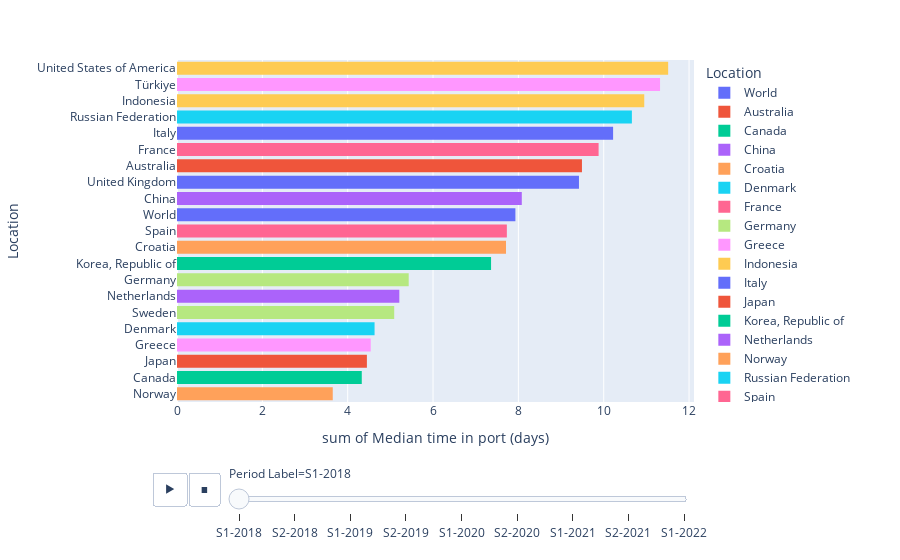

This figure's notebook cell:
### Markdown cell above
Now we will show over the years from 2018, the number of port calls by region

### Code cell
fig = px.histogram(df_ports, y="Location", x="Median time in port (days)", orientation= "h",
             animation_frame="Period Label", 
             #range_x=[0,4000000000], 
                color="Location",)
fig.update_yaxes(categoryorder='sum ascending')

fig.show()

### Figure 1 — Plotly figure (JSON) as saved in the notebook; plotly's stock layout.template omitted (floating-point values rounded to 4 significant figures)
{"data": [{"alignmentgroup": "True", "bingroup": "y", "histfunc": "sum", "hovertemplate": "Location=%{y}<br>Period Label=S1-2018<br>sum of Median time in port (days)=%{x}<extra></extra>", "legendgroup": "World", "marker": {"color": "#636efa", "pattern": {"shape": ""}}, "name": "World", "offsetgroup": "World", "orientation": "h", "showlegend": true, "type": "histogram", "x": [0.97, null, 0.94, 0.69, 1.12, 2.1, null, 1, 1.11], "xaxis": "x", "y": ["World", "World", "World", "World", "World", "World", "World", "World", "World"], "yaxis": "y"}, {"alignmentgroup": "True", "bingroup": "y", "histfunc": "sum", "hovertemplate": "Location=%{y}<br>Period Label=S1-2018<br>sum of Median time in port (days)=%{x}<extra></extra>", "legendgroup": "Australia", "marker": {"color": "#EF553B", "pattern": {"shape": ""}}, "name": "Australia", "offsetgroup": "Australia", "orientation": "h", "showlegend": true, "type": "histogram", "x": [1.49, null, 1.34, 1.19, 1.69, 1.68, null, 0.87, 1.23], "xaxis": "x", "y": ["Australia", "Australia", "Australia", "Australia", "Australia", "Australia", "Australia", "Australia", "Australia"], "yaxis": "y"}, {"alignmentgroup": "True", "bingroup": "y", "histfunc": "sum", "hovertemplate": "Location=%{y}<br>Period Label=S1-2018<br>sum of Median time in port (days)=%{x}<extra></extra>", "legendgroup": "Canada", "marker": {"color": "#00cc96", "pattern": {"shape": ""}}, "name": "Canada", "offsetgroup": "Canada", "orientation": "h", "showlegend": true, "type": "histogram", "x": [0.84, null, 1.18, 1.48, 0.28, 0.55, null], "xaxis": "x", "y": ["Canada", "Canada", "Canada", "Canada", "Canada", "Canada", "Canada"], "yaxis": "y"}, {"alignmentgroup": "True", "bingroup": "y", "histfunc": "sum", "hovertemplate": "Location=%{y}<br>Period Label=S1-2018<br>sum of Median time in port (days)=%{x}<extra></extra>", "legendgroup": "China", "marker": {"color": "#ab63fa", "pattern": {"shape": ""}}, "name": "China", "offsetgroup": "China", "orientation": "h", "showlegend": true, "type": "histogram", "x": [1.01, null, 1.09, 0.6, 1.15, 1.99, null, 0.98, 1.26], "xaxis": "x", "y": ["China", "China", "China", "China", "China", "China", "China", "China", "China"], "yaxis": "y"}, {"alignmentgroup": "True", "bingroup": "y", "histfunc": "sum", "hovertemplate": "Location=%{y}<br>Period Label=S1-2018<br>sum of Median time in port (days)=%{x}<extra></extra>", "legendgroup": "Croatia", "marker": {"color": "#FFA15A", "pattern": {"shape": ""}}, "name": "Croatia", "offsetgroup": "Croatia", "orientation": "h", "showlegend": true, "type": "histogram", "x": [1.18, null, 1.02, 0.55, 2.87, 2.09], "xaxis": "x", "y": ["Croatia", "Croatia", "Croatia", "Croatia", "Croatia", "Croatia"], "yaxis": "y"}, {"alignmentgroup": "True", "bingroup": "y", "histfunc": "sum", "hovertemplate": "Location=%{y}<br>Period Label=S1-2018<br>sum of Median time in port (days)=%{x}<extra></extra>", "legendgroup": "Denmark", "marker": {"color": "#19d3f3", "pattern": {"shape": ""}}, "name": "Denmark", "offsetgroup": "Denmark", "orientation": "h", "showlegend": true, "type": "histogram", "x": [0.74, null, 0.64, 0.48, 0.85, 0.84, null, 1.08], "xaxis": "x", "y": ["Denmark", "Denmark", "Denmark", "Denmark", "Denmark", "Denmark", "Denmark", "Denmark"], "yaxis": "y"}, {"alignmentgroup": "True", "bingroup": "y", "histfunc": "sum", "hovertemplate": "Location=%{y}<br>Period Label=S1-2018<br>sum of Median time in port (days)=%{x}<extra></extra>", "legendgroup": "France", "marker": {"color": "#FF6692", "pattern": {"shape": ""}}, "name": "France", "offsetgroup": "France", "orientation": "h", "showlegend": true, "type": "histogram", "x": [1.11, null, 1.06, 0.76, 1.44, 3.22, null, 1.08, 1.21], "xaxis": "x", "y": ["France", "France", "France", "France", "France", "France", "France", "France", "France"], "yaxis": "y"}, {"alignmentgroup": "True", "bingroup": "y", "histfunc": "sum", "hovertemplate": "Location=%{y}<br>Period Label=S1-2018<br>sum of Median time in port (days)=%{x}<extra></extra>", "legendgroup": "Germany", "marker": {"color": "#B6E880", "pattern": {"shape": ""}}, "name": "Germany", "offsetgroup": "Germany", "orientation": "h", "showlegend": true, "type": "histogram", "x": [0.58, null, 0.36, 0.79, 0.54, 2.43, null, 0.73], "xaxis": "x", "y": ["Germany", "Germany", "Germany", "Germany", "Germany", "Germany", "Germany", "Germany"], "yaxis": "y"}, {"alignmentgroup": "True", "bingroup": "y", "histfunc": "sum", "hovertemplate": "Location=%{y}<br>Period Label=S1-2018<br>sum of Median time in port (days)=%{x}<extra></extra>", "legendgroup": "Greece", "marker": {"color": "#FF97FF", "pattern": {"shape": ""}}, "name": "Greece", "offsetgroup": "Greece", "orientation": "h", "showlegend": true, "type": "histogram", "x": [0.72, null, 0.55, 0.92, 1.07, 0.36, null, 0.92], "xaxis": "x", "y": ["Greece", "Greece", "Greece", "Greece", "Greece", "Greece", "Greece", "Greece"], "yaxis": "y"}, {"alignmentgroup": "True", "bingroup": "y", "histfunc": "sum", "hovertemplate": "Location=%{y}<br>Period Label=S1-2018<br>sum of Median time in port (days)=%{x}<extra></extra>", "legendgroup": "Indonesia", "marker": {"color": "#FECB52", "pattern": {"shape": ""}}, "name": "Indonesia", "offsetgroup": "Indonesia", "orientation": "h", "showlegend": true, "type": "histogram", "x": [1.33, null, 1.32, 1.06, 1.21, 3.67, null, 1.12, 1.24], "xaxis": "x", "y": ["Indonesia", "Indonesia", "Indonesia", "Indonesia", "Indonesia", "Indonesia", "Indonesia", "Indonesia", "Indonesia"], "yaxis": "y"}, {"alignmentgroup": "True", "bingroup": "y", "histfunc": "sum", "hovertemplate": "Location=%{y}<br>Period Label=S1-2018<br>sum of Median time in port (days)=%{x}<extra></extra>", "legendgroup": "Italy", "marker": {"color": "#636efa", "pattern": {"shape": ""}}, "name": "Italy", "offsetgroup": "Italy", "orientation": "h", "showlegend": true, "type": "histogram", "x": [1.25, null, 1.31, 0.82, 1.96, 3.49, null, 1.39], "xaxis": "x", "y": ["Italy", "Italy", "Italy", "Italy", "Italy", "Italy", "Italy", "Italy"], "yaxis": "y"}, {"alignmentgroup": "True", "bingroup": "y", "histfunc": "sum", "hovertemplate": "Location=%{y}<br>Period Label=S1-2018<br>sum of Median time in port (days)=%{x}<extra></extra>", "legendgroup": "Japan", "marker": {"color": "#EF553B", "pattern": {"shape": ""}}, "name": "Japan", "offsetgroup": "Japan", "orientation": "h", "showlegend": true, "type": "histogram", "x": [0.41, null, 0.31, 0.35, 1.15, 0.93, null, 0.31, 0.99], "xaxis": "x", "y": ["Japan", "Japan", "Japan", "Japan", "Japan", "Japan", "Japan", "Japan", "Japan"], "yaxis": "y"}, {"alignmentgroup": "True", "bingroup": "y", "histfunc": "sum", "hovertemplate": "Location=%{y}<br>Period Label=S1-2018<br>sum of Median time in port (days)=%{x}<extra></extra>", "legendgroup": "Korea, Republic of", "marker": {"color": "#00cc96", "pattern": {"shape": ""}}, "name": "Korea, Republic of", "offsetgroup": "Korea, Republic of", "orientation": "h", "showlegend": true, "type": "histogram", "x": [0.77, null, 0.78, 0.57, 1.27, 2.23, null, 0.71, 1.03], "xaxis": "x", "y": ["Korea, Republic of", "Korea, Republic of", "Korea, Republic of", "Korea, Republic of", "Korea, Republic of", "Korea, Republic of", "Korea, Republic of", "Korea, Republic of", "Korea, Republic of"], "yaxis": "y"}, {"alignmentgroup": "True", "bingroup": "y", "histfunc": "sum", "hovertemplate": "Location=%{y}<br>Period Label=S1-2018<br>sum of Median time in port (days)=%{x}<extra></extra>", "legendgroup": "Netherlands", "marker": {"color": "#ab63fa", "pattern": {"shape": ""}}, "name": "Netherlands", "offsetgroup": "Netherlands", "orientation": "h", "showlegend": true, "type": "histogram", "x": [0.56, null, 0.51, 0.8, 0.35, 0.66, null, 0.93, 1.4], "xaxis": "x", "y": ["Netherlands", "Netherlands", "Netherlands", "Netherlands", "Netherlands", "Netherlands", "Netherlands", "Netherlands", "Netherlands"], "yaxis": "y"}, {"alignmentgroup": "True", "bingroup": "y", "histfunc": "sum", "hovertemplate": "Location=%{y}<br>Period Label=S1-2018<br>sum of Median time in port (days)=%{x}<extra></extra>", "legendgroup": "Norway", "marker": {"color": "#FFA15A", "pattern": {"shape": ""}}, "name": "Norway", "offsetgroup": "Norway", "orientation": "h", "showlegend": true, "type": "histogram", "x": [0.43, null, 0.61, 0.32, 0.34, 0.89, null, 0.75, 0.31], "xaxis": "x", "y": ["Norway", "Norway", "Norway", "Norway", "Norway", "Norway", "Norway", "Norway", "Norway"], "yaxis": "y"}, {"alignmentgroup": "True", "bingroup": "y", "histfunc": "sum", "hovertemplate": "Location=%{y}<br>Period Label=S1-2018<br>sum of Median time in port (days)=%{x}<extra></extra>", "legendgroup": "Russian Federation", "marker": {"color": "#19d3f3", "pattern": {"shape": ""}}, "name": "Russian Federation", "offsetgroup": "Russian Federation", "orientation": "h", "showlegend": true, "type": "histogram", "x": [1.42, null, 1.09, 1.37, 1.75, 2.49, null, 1.39, 1.15], "xaxis": "x", "y": ["Russian Federation", "Russian Federation", "Russian Federation", "Russian Federation", "Russian Federation", "Russian Federation", "Russian Federation", "Russian Federation", "Russian Federation"], "yaxis": "y"}, {"alignmentgroup": "True", "bingroup": "y", "histfunc": "sum", "hovertemplate": "Location=%{y}<br>Period Label=S1-2018<br>sum of Median time in port (days)=%{x}<extra></extra>", "legendgroup": "Spain", "marker": {"color": "#FF6692", "pattern": {"shape": ""}}, "name": "Spain", "offsetgroup": "Spain", "orientation": "h", "showlegend": true, "type": "histogram", "x": [0.85, null, 0.84, 0.66, 1.14, 2.25, null, 0.95, 1.04], "xaxis": "x", "y": ["Spain", "Spain", "Spain", "Spain", "Spain", "Spain", "Spain", "Spain", "Spain"], "yaxis": "y"}, {"alignmentgroup": "True", "bingroup": "y", "histfunc": "sum", "hovertemplate": "Location=%{y}<br>Period Label=S1-2018<br>sum of Median time in port (days)=%{x}<extra></extra>", "legendgroup": "Sweden", "marker": {"color": "#B6E880", "pattern": {"shape": ""}}, "name": "Sweden", "offsetgroup": "Sweden", "orientation": "h", "showlegend": true, "type": "histogram", "x": [0.79, null, 0.67, 0.67, 1.04, 0.53, null, 0.81, 0.58], "xaxis": "x", "y": ["Sweden", "Sweden", "Sweden", "Sweden", "Sweden", "Sweden", "Sweden", "Sweden", "Sweden"], "yaxis": "y"}, {"alignmentgroup": "True", "bingroup": "y", "histfunc": "sum", "hovertemplate": "Location=%{y}<br>Period Label=S1-2018<br>sum of Median time in port (days)=%{x}<extra></extra>", "legendgroup": "Türkiye", "marker": {"color": "#FF97FF", "pattern": {"shape": ""}}, "name": "Türkiye", "offsetgroup": "Türkiye", "orientation": "h", "showlegend": true, "type": "histogram", "x": [1.23, null, 1.1, 0.63, 1.55, 4.13, null, 1.38, 1.3], "xaxis": "x", "y": ["Türkiye", "Türkiye", "Türkiye", "Türkiye", "Türkiye", "Türkiye", "Türkiye", "Türkiye", "Türkiye"], "yaxis": "y"}, {"alignmentgroup": "True", "bingroup": "y", "histfunc": "sum", "hovertemplate": "Location=%{y}<br>Period Label=S1-2018<br>sum of Median time in port (days)=%{x}<extra></extra>", "legendgroup": "United States of America", "marker": {"color": "#FECB52", "pattern": {"shape": ""}}, "name": "United States of America", "offsetgroup": "United States of America", "orientation": "h", "showlegend": true, "type": "histogram", "x": [1.45, null, 1.64, 0.98, 1.77, 2.3, null, 2, 1.37], "xaxis": "x", "y": ["United States of America", "United States of America", "United States of America", "United States of America", "United States of America", "United States of America", "United States of America", "United States of America", "United States of America"], "yaxis": "y"}, {"alignmentgroup": "True", "bingroup": "y", "histfunc": "sum", "hovertemplate": "Location=%{y}<br>Period Label=S1-2018<br>sum of Median time in port (days)=%{x}<extra></extra>", "legendgroup": "United Kingdom", "marker": {"color": "#636efa", "pattern": {"shape": ""}}, "name": "United Kingdom", "offsetgroup": "United Kingdom", "orientation": "h", "showlegend": true, "type": "histogram", "x": [1.09, null, 1.05, 0.73, 1.45, 2.59, null, 1.07, 1.44], "xaxis": "x", "y": ["United Kingdom", "United Kingdom", "United Kingdom", "United Kingdom", "United Kingdom", "United Kingdom", "United Kingdom", "United Kingdom", "United Kingdom"], "yaxis": "y"}], "layout": {"barmode": "relative", "legend": {"title": {"text": "Location"}, "tracegroupgap": 0}, "margin": {"t": 60}, "sliders": [{"active": 0, "currentvalue": {"prefix": "Period Label="}, "len": 0.9, "pad": {"b": 10, "t": 60}, "steps": [{"args": [["S1-2018"], {"frame": {"duration": 0, "redraw": true}, "fromcurrent": true, "mode": "immediate", "transition": {"duration": 0, "easing": "linear"}}], "label": "S1-2018", "method": "animate"}, {"args": [["S2-2018"], {"frame": {"duration": 0, "redraw": true}, "fromcurrent": true, "mode": "immediate", "transition": {"duration": 0, "easing": "linear"}}], "label": "S2-2018", "method": "animate"}, {"args": [["S1-2019"], {"frame": {"duration": 0, "redraw": true}, "fromcurrent": true, "mode": "immediate", "transition": {"duration": 0, "easing": "linear"}}], "label": "S1-2019", "method": "animate"}, {"args": [["S2-2019"], {"frame": {"duration": 0, "redraw": true}, "fromcurrent": true, "mode": "immediate", "transition": {"duration": 0, "easing": "linear"}}], "label": "S2-2019", "method": "animate"}, {"args": [["S1-2020"], {"frame": {"duration": 0, "redraw": true}, "fromcurrent": true, "mode": "immediate", "transition": {"duration": 0, "easing": "linear"}}], "label": "S1-2020", "method": "animate"}, {"args": [["S2-2020"], {"frame": {"duration": 0, "redraw": true}, "fromcurrent": true, "mode": "immediate", "transition": {"duration": 0, "easing": "linear"}}], "label": "S2-2020", "method": "animate"}, {"args": [["S1-2021"], {"frame": {"duration": 0, "redraw": true}, "fromcurrent": true, "mode": "immediate", "transition": {"duration": 0, "easing": "linear"}}], "label": "S1-2021", "method": "animate"}, {"args": [["S2-2021"], {"frame": {"duration": 0, "redraw": true}, "fromcurrent": true, "mode": "immediate", "transition": {"duration": 0, "easing": "linear"}}], "label": "S2-2021", "method": "animate"}, {"args": [["S1-2022"], {"frame": {"duration": 0, "redraw": true}, "fromcurrent": true, "mode": "immediate", "transition": {"duration": 0, "easing": "linear"}}], "label": "S1-2022", "method": "animate"}], "x": 0.1, "xanchor": "left", "y": 0, "yanchor": "top"}], "updatemenus": [{"buttons": [{"args": [null, {"frame": {"duration": 500, "redraw": true}, "fromcurrent": true, "mode": "immediate", "transition": {"duration": 500, "easing": "linear"}}], "label": "&#9654;", "method": "animate"}, {"args": [[null], {"frame": {"duration": 0, "redraw": true}, "fromcurrent": true, "mode": "immediate", "transition": {"duration": 0, "easing": "linear"}}], "label": "&#9724;", "method": "animate"}], "direction": "left", "pad": {"r": 10, "t": 70}, "showactive": false, "type": "buttons", "x": 0.1, "xanchor": "right", "y": 0, "yanchor": "top"}], "xaxis": {"anchor": "y", "domain": [0, 1], "title": {"text": "sum of Median time in port (days)"}}, "yaxis": {"anchor": "x", "categoryarray": ["United Kingdom", "United States of America", "Türkiye", "Sweden", "Spain", "Russian Federation", "Norway", "Netherlands", "Korea, Republic of", "Japan", "Italy", "Indonesia", "Greece", "Germany", "France", "Denmark", "Croatia", "China", "Canada", "Australia", "World"], "categoryorder": "sum ascending", "domain": [0, 1], "title": {"text": "Location"}}}}
